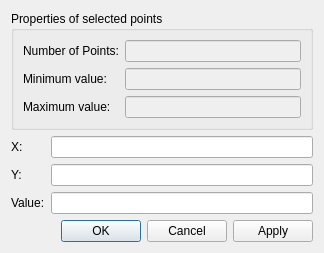
<?xml version="1.0" encoding="UTF-8"?>
<ui version="4.0">
 <class>GeoDataPointmap_PointsManager_EditPointsDialog</class>
 <widget class="QDialog" name="GeoDataPointmap_PointsManager_EditPointsDialog">
  <property name="geometry">
   <rect>
    <x>0</x>
    <y>0</y>
    <width>324</width>
    <height>246</height>
   </rect>
  </property>
  <property name="windowTitle">
   <string>Edit Points</string>
  </property>
  <layout class="QVBoxLayout" name="verticalLayout">
   <item>
    <widget class="QGroupBox" name="groupBox">
     <property name="title">
      <string>Properties of selected points</string>
     </property>
     <layout class="QFormLayout" name="formLayout">
      <item row="0" column="0">
       <widget class="QLabel" name="numPointsLabel">
        <property name="text">
         <string>Number of Points:</string>
        </property>
        <property name="buddy">
         <cstring>numPointsValueLabel</cstring>
        </property>
       </widget>
      </item>
      <item row="0" column="1">
       <widget class="QLineEdit" name="numPointsValueLabel">
        <property name="enabled">
         <bool>false</bool>
        </property>
        <property name="frame">
         <bool>true</bool>
        </property>
       </widget>
      </item>
      <item row="1" column="0">
       <widget class="QLabel" name="minLabel">
        <property name="text">
         <string>Minimum value:</string>
        </property>
        <property name="buddy">
         <cstring>minValueLabel</cstring>
        </property>
       </widget>
      </item>
      <item row="1" column="1">
       <widget class="RealNumberEditWidget" name="minValueLabel">
        <property name="enabled">
         <bool>false</bool>
        </property>
       </widget>
      </item>
      <item row="2" column="0">
       <widget class="QLabel" name="maxLabel">
        <property name="text">
         <string>Maximum value:</string>
        </property>
        <property name="buddy">
         <cstring>maxValueLabel</cstring>
        </property>
       </widget>
      </item>
      <item row="2" column="1">
       <widget class="RealNumberEditWidget" name="maxValueLabel">
        <property name="enabled">
         <bool>false</bool>
        </property>
       </widget>
      </item>
     </layout>
    </widget>
   </item>
   <item>
    <layout class="QFormLayout" name="formLayout_3">
     <property name="fieldGrowthPolicy">
      <enum>QFormLayout::AllNonFixedFieldsGrow</enum>
     </property>
     <item row="0" column="0">
      <widget class="QLabel" name="xLocLabel">
       <property name="text">
        <string>X:</string>
       </property>
      </widget>
     </item>
     <item row="0" column="1">
      <widget class="RealNumberEditWidget" name="xEdit"/>
     </item>
     <item row="1" column="0">
      <widget class="QLabel" name="yLocLabel">
       <property name="text">
        <string>Y:</string>
       </property>
      </widget>
     </item>
     <item row="1" column="1">
      <widget class="RealNumberEditWidget" name="yEdit"/>
     </item>
     <item row="2" column="0">
      <widget class="QLabel" name="valueLabel">
       <property name="text">
        <string>Value:</string>
       </property>
      </widget>
     </item>
     <item row="2" column="1">
      <widget class="RealNumberEditWidget" name="valueEdit"/>
     </item>
    </layout>
   </item>
   <item>
    <spacer name="verticalSpacer">
     <property name="orientation">
      <enum>Qt::Vertical</enum>
     </property>
     <property name="sizeHint" stdset="0">
      <size>
       <width>20</width>
       <height>6</height>
      </size>
     </property>
    </spacer>
   </item>
   <item>
    <widget class="QDialogButtonBox" name="buttonBox">
     <property name="orientation">
      <enum>Qt::Horizontal</enum>
     </property>
     <property name="standardButtons">
      <set>QDialogButtonBox::Apply|QDialogButtonBox::Cancel|QDialogButtonBox::Ok</set>
     </property>
    </widget>
   </item>
  </layout>
 </widget>
 <customwidgets>
  <customwidget>
   <class>RealNumberEditWidget</class>
   <extends>QLineEdit</extends>
   <header>guibase/widget/realnumbereditwidget.h</header>
  </customwidget>
 </customwidgets>
 <resources/>
 <connections>
  <connection>
   <sender>buttonBox</sender>
   <signal>accepted()</signal>
   <receiver>GeoDataPointmap_PointsManager_EditPointsDialog</receiver>
   <slot>accept()</slot>
   <hints>
    <hint type="sourcelabel">
     <x>248</x>
     <y>254</y>
    </hint>
    <hint type="destinationlabel">
     <x>157</x>
     <y>274</y>
    </hint>
   </hints>
  </connection>
  <connection>
   <sender>buttonBox</sender>
   <signal>rejected()</signal>
   <receiver>GeoDataPointmap_PointsManager_EditPointsDialog</receiver>
   <slot>reject()</slot>
   <hints>
    <hint type="sourcelabel">
     <x>316</x>
     <y>260</y>
    </hint>
    <hint type="destinationlabel">
     <x>286</x>
     <y>274</y>
    </hint>
   </hints>
  </connection>
 </connections>
</ui>
